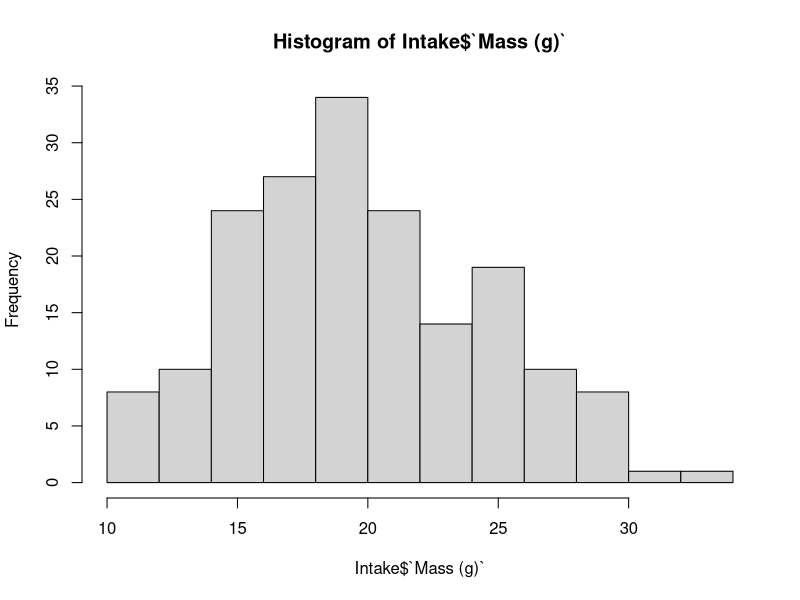
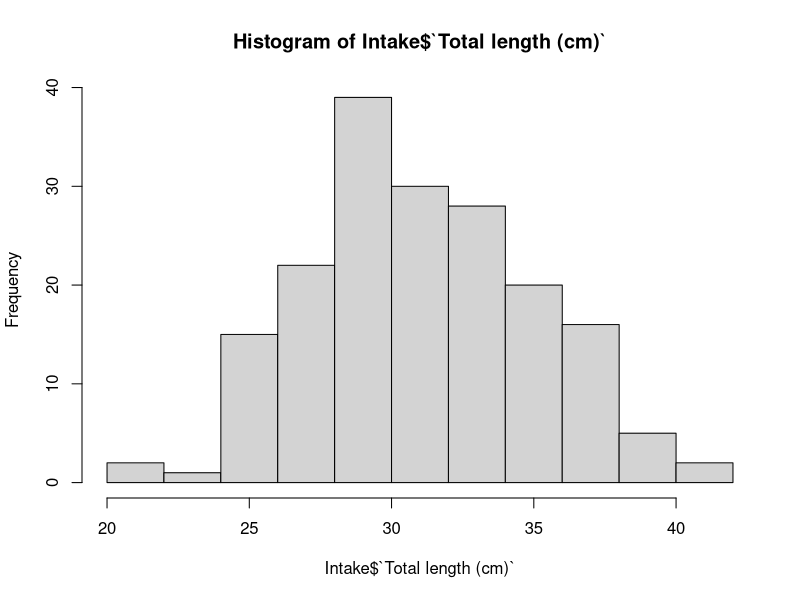
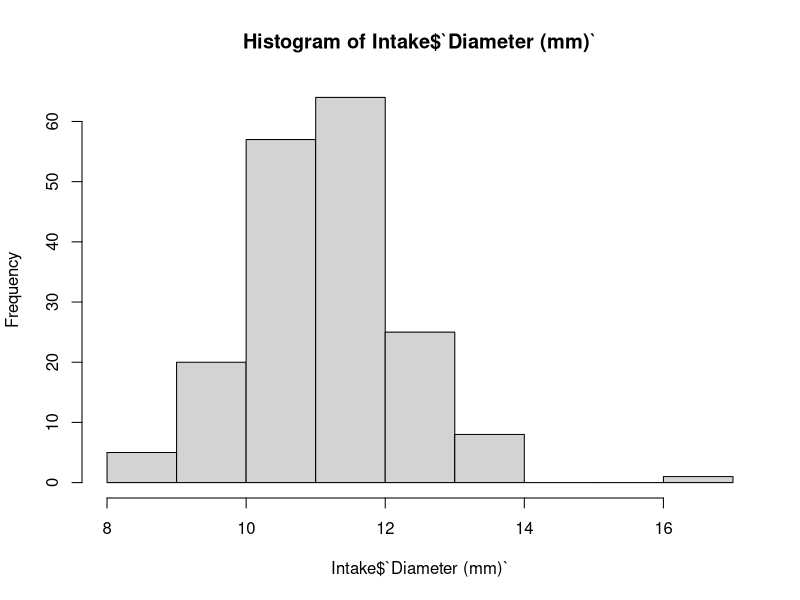
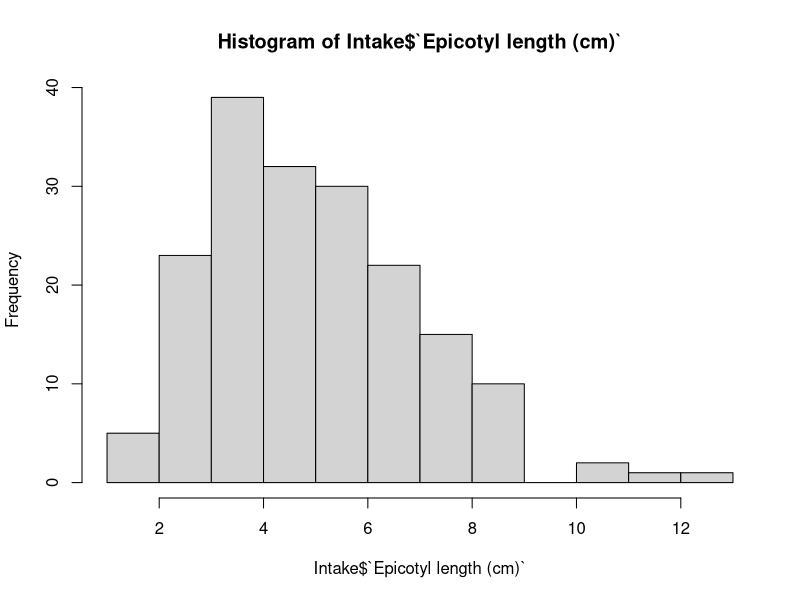
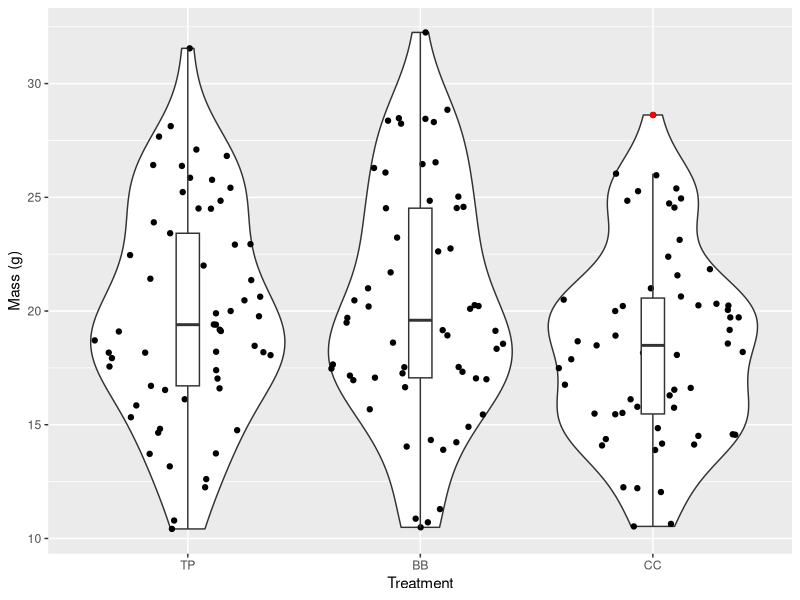
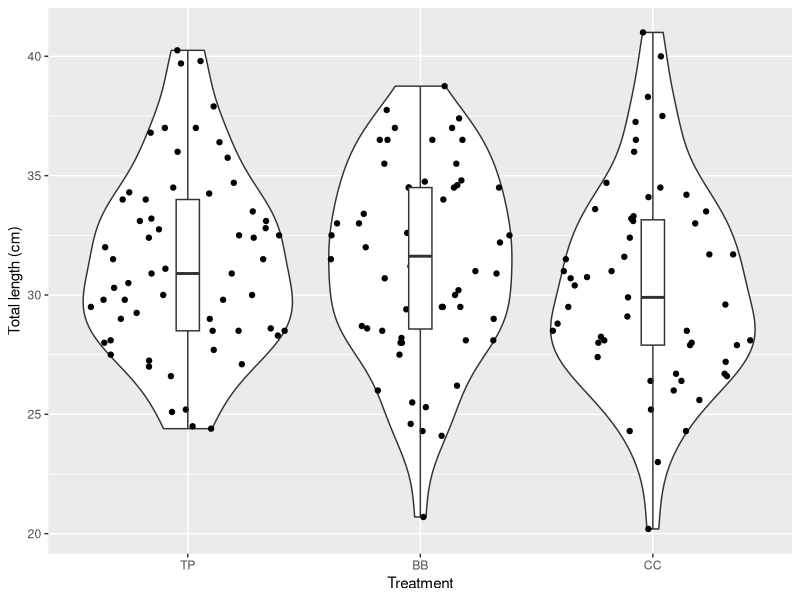
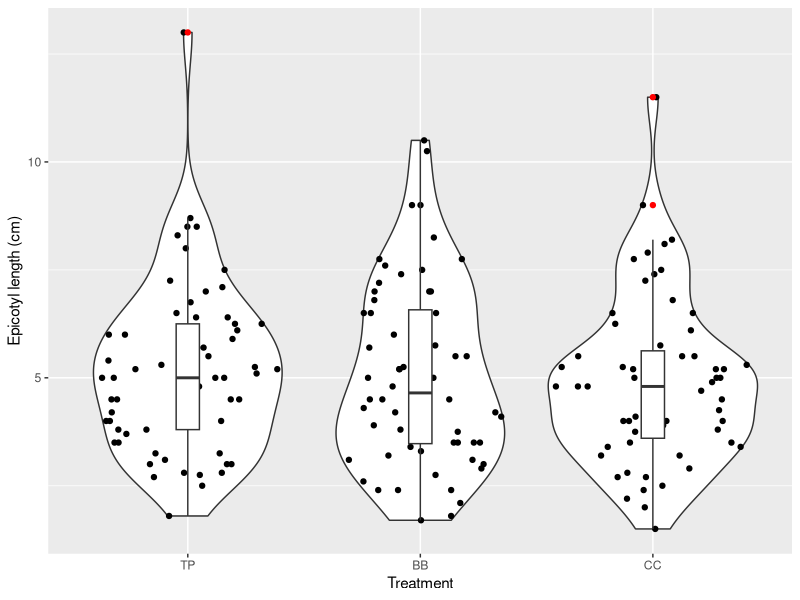

Write R code to recreate these figures, in order. (Note: this script raises an error after producing the figures.)
## ---- chunk 1

library(readr)
library(tidyverse)
library(ggforce)#geom_sina

#import data
Intake <- read_csv("data/ContainerSetupData.csv", 
    col_types = cols(`Mass (g)` = col_number(), 
        `Total length (cm)` = col_number(), 
        `Diameter (mm)` = col_number(), `Epicotyl length (cm)` = col_number(), 
        `Tag #` = col_number(), Treatment = col_factor(levels = c("TP", 
            "BB", "CC")), Notes = col_character()))
View(Intake)

Intake<-as.data.frame(Intake)
str(Intake)

#how many unique tag IDs
length(unique(Intake$`Tag #`))
#181 at intake includes NAs, remove NAs

Intake<-Intake[!is.na(Intake$`Tag #`), ]
#now we have only 180 tag numbers!

#visualizing the data in all the intake columns looking for outliers/weird patterns
hist(Intake$`Mass (g)`)
hist(Intake$`Total length (cm)`)
hist(Intake$`Diameter (mm)`)
hist(Intake$`Epicotyl length (cm)`)

#look at prop mass across treatments
Plot<-Intake%>%
  ggplot(aes(x=Treatment, y=`Mass (g)`))+
  geom_violin()+
  geom_sina()+
  geom_boxplot(width=0.1, outlier.colour = "red")

Plot

#look at prop mass across treatments
Plot<-Intake%>%
  ggplot(aes(x=Treatment, y=`Total length (cm)`))+
  geom_violin()+
  geom_sina()+
  geom_boxplot(width=0.1, outlier.colour = "red")

Plot

#look at prop mass across treatments
Plot<-Intake%>%
  ggplot(aes(x=Treatment, y=`Epicotyl length (cm)`))+
  geom_violin()+
  geom_sina()+
  geom_boxplot(width=0.1, outlier.colour = "red")

Plot


#everything looks good, no crazy outliers, and across treatments things look mostly even for propagules at intake

## ---- chunk 2
library(readr)
library(lubridate)

#input cleaned datasheet, all nursery monitoring data 
NurseryData <- read_csv("data/NurseryMonitoring.csv")

#look at the structure of the dataframe and make some changes
str(NurseryData)

NurseryData<-as.data.frame(NurseryData)

NurseryData$`Epicotyl length (cm)`<-as.numeric(NurseryData$`Epicotyl length (cm)`)

NurseryData$Treatment<-as.factor(NurseryData$Treatment)

NurseryData$Condition<-as.factor(NurseryData$Condition)

#makes date processed a date
NurseryData$`Date Processed`<-mdy(NurseryData$`Date Processed`)

unique(NurseryData$`Monitoring Session`)

#deleting prop ID 530 and 427 because of checking done above, (not an id from setup, data entry error )
NurseryData<-NurseryData%>%
  filter(`Propagule ID`!="530")

NurseryData<-NurseryData%>%
  filter(`Propagule ID`!="427")

unique(NurseryData$`Propagule ID`)
#we have 180! problem solved!!!!

#now I'm going to ID dates where we have trees monitored more than once on the same date

Counts <- NurseryData %>%
  group_by(`Propagule ID`, `Monitoring Session`) %>%
  tally() %>%
  filter(n > 1)
#this happens 530 times, I need to remove dates where this happens 
#going to remove duplicate rows, then see how many that fixes

#this will remove the rows where trees are monitored twice on the same monitoring day and have the same epi lenght (but this removes both rows, don't want to remove both, going to redo this)
NurseryDataUnique <- NurseryData[!duplicated(NurseryData[c("Monitoring Session", "Propagule ID","Epicotyl length (cm)")]), ]

#recheck my counts
duplicates <- NurseryDataUnique %>%
  group_by(across(c(`Propagule ID`, `Monitoring Session`))) %>%
  tally() %>%
  filter(n > 1)%>%
  ungroup()
#that takes us down to 126 times that they are counted twice in the same monitoring session

unique(duplicate_rows$`Propagule ID`)
#there are 95 different trees that were monitored twice within a monitoring session

unique(duplicate_rows$`Monitoring Session`)
#29 different monitoring sessions 

# I think I am going to delete both rows for these duplicate within the monitoring session that have different epi lengths, because sometimes the lengths don't make sense and I don't have a way of knowing which is correct, have 5742 rows before doing this

NurseryDataUnique <- NurseryDataUnique %>%
  anti_join(duplicates, by = c("Monitoring Session", "Propagule ID"))
#this removed all the duplicate rows!

#check that only three treatments
unique(NurseryData$Treatment)

#look at the number monitored over time
NumberMon<-NurseryDataUnique%>%
  group_by(`Monitoring Session`,Treatment)%>%
  summarise(NumMonitored=length(`Propagule ID`))%>%
  ggplot(aes(x=`Monitoring Session`,y=NumMonitored,color=Treatment))+
  geom_point()+
  geom_line()

NumberMon


week10<-NurseryData%>%
  filter(`Monitoring Session`=="10")


#Now look at survivor ship over time and check for zombie plants

NurserySurvival<-NurseryData%>%
  filter(`Dead/Alive/Dying`=="A"|`Dead/Alive/Dying`=="DY"|`Dead/Alive/Dying`=="Dy")%>%
  group_by(`Monitoring Session`, Treatment)%>%
  summarise(numAlive=length(`Dead/Alive/Dying`))%>%
  ggplot(aes(x=`Monitoring Session`, y=numAlive, color=Treatment))+
  geom_point()+
  geom_line()

NurserySurvival

#lots of jumping back and forth 

## ---- chunk 3

NurseryData <- read_csv("data/NurseryMonitoring.csv")

#deleting prop ID 530 and 427 because of checking done above, (not an id from setup, data entry error )
NurseryData<-NurseryData%>%
  filter(`Propagule ID`!="530")

NurseryData<-NurseryData%>%
  filter(`Propagule ID`!="427")

#look at the number of trees monitored for each treatment over time
NumberMon<-NurseryData%>%
  group_by(`Monitoring Session`,Treatment)%>%
  summarise(NumMonitored=length(`Propagule ID`))%>%
  ggplot(aes(x=`Monitoring Session`,y=NumMonitored,color=Treatment))+
  geom_point()+
  geom_line()+
  geom_hline(yintercept = 60, linetype = "dashed", color = "black") 
  

NumberMon

#look at the total number of trees monitored in each session 

TotalNumberMon<-NurseryData%>%
  group_by(`Monitoring Session`)%>%
  summarise(AllMon=length(`Propagule ID`))%>%
   ggplot(aes(x=`Monitoring Session`,y=AllMon))+
  geom_point()+
  geom_line()+
  geom_hline(yintercept = 180, linetype = "dashed", color = "red") 

TotalNumberMon


#I want to see the whole row for the times when trees were monitored twice

Dtrees <- duplicated(NurseryData[c("Monitoring Session", "Propagule ID")]) | duplicated(NurseryData[c("Monitoring Session","Propagule ID")], fromLast = TRUE)

# Create a dataframe with only the duplicated rows
NurseryDupes <- NurseryData[Dtrees, ]


# View the result
print(duplicates_df)


